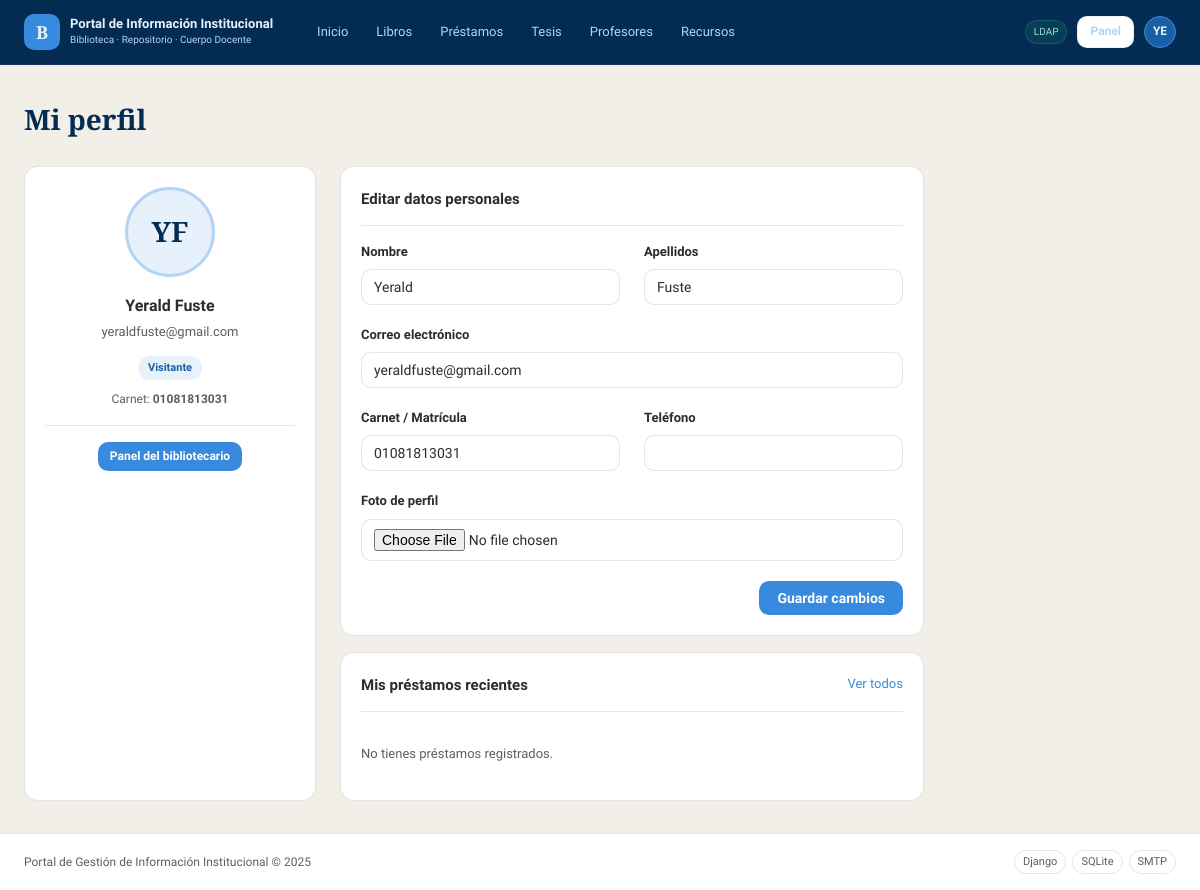
Page /biblioteca/mi-perfil/ (signed in) on the committed database.
### biblioteca/models.py (models this page shows, shortened)
class PerfilUsuario(models.Model):
    ROL_CHOICES = [
        ('estudiante',   'Estudiante'),
        ('profesor',     'Profesor'),
        ('bibliotecario','Bibliotecario'),
        ('visitante',    'Visitante'),
    ]
    usuario  = models.OneToOneField(User, on_delete=models.CASCADE,
                                     related_name='perfil')
    rol      = models.CharField(max_length=20, choices=ROL_CHOICES,
                                 default='visitante')
    carnet   = models.CharField(max_length=50, blank=True,
                                 verbose_name='Carnet / Matrícula')
    telefono = models.CharField(max_length=20, blank=True)
    foto     = models.ImageField(upload_to='perfiles/', null=True, blank=True)
    class Meta:
        verbose_name        = 'Perfil de usuario'
        verbose_name_plural = 'Perfiles de usuario'
    def iniciales(self):
        nombre = self.usuario.get_full_name() or self.usuario.username
        partes = nombre.split()
        return ''.join(p[0] for p in partes[:2]).upper()

### biblioteca/views.py (the view, shortened to what this page needs)
# urls.py: path('mi-perfil/',                        views.mi_perfil,           name='mi_perfil'),
@login_required
def mi_perfil(request):
    perfil, _ = PerfilUsuario.objects.get_or_create(usuario=request.user)
    form = PerfilForm(
        request.POST or None,
        request.FILES or None,
        instance=perfil,
        usuario=request.user
    )
    mis_prestamos = Prestamo.objects.filter(
        usuario=request.user
    ).select_related('ejemplar__libro').order_by('-fecha_prestamo')[:5]
    return render(request, 'biblioteca/mi_perfil.html', {
        'form':          form,
        'perfil':        perfil,
        'mis_prestamos': mis_prestamos,
    })

### biblioteca/forms.py
class PerfilForm(forms.ModelForm):
    first_name = forms.CharField(max_length=150, required=False, label='Nombre')
    last_name  = forms.CharField(max_length=150, required=False, label='Apellidos')
    email      = forms.EmailField(required=False, label='Correo electrónico')
    class Meta:
        model  = PerfilUsuario
        fields = ['carnet', 'telefono', 'foto']
    def __init__(self, *args, **kwargs):
        usuario = kwargs.pop('usuario', None)
        super().__init__(*args, **kwargs)
        if usuario:
            self.fields['first_name'].initial = usuario.first_name
            self.fields['last_name'].initial  = usuario.last_name
            self.fields['email'].initial      = usuario.email
        for field in self.fields.values():
            field.widget.attrs['class'] = 'form-control'

### templates/biblioteca/mi_perfil.html (shortened to what this page needs)
{% extends 'base.html' %}
{% block content %}
<div class="page-header">
  <h1 class="page-header__title">Mi perfil</h1>
</div>
<div style="display:grid; grid-template-columns:1fr 2fr; gap:1.5rem; max-width:900px;">
  <div class="card" style="text-align:center;">
    {% if perfil.foto %}
      <img src="{{ perfil.foto.url }}" alt="Foto de perfil"
           style="width:90px; height:90px; border-radius:50%; object-fit:cover;
                  border:3px solid var(--azul-palido); margin:0 auto 1rem;">
    {% else %}
      <div style="width:90px; height:90px; border-radius:50%; margin:0 auto 1rem;
                  background:var(--azul-fondo); border:3px solid var(--azul-palido);
                  display:flex; align-items:center; justify-content:center;
                  font-family:var(--fuente-titulo); font-size:28px;
                  font-weight:700; color:var(--azul-oscuro);">
        {{ perfil.iniciales }}
      </div>
    {% endif %}
    <div style="font-size:16px; font-weight:600; margin-bottom:4px;">
      {{ request.user.get_full_name|default:request.user.username }}
    </div>
    <div style="font-size:13px; color:var(--gris-medio); margin-bottom:10px;">
      {{ request.user.email|default:"Sin correo" }}
    </div>
    <span class="badge badge--info">{{ perfil.get_rol_display }}</span>
    {% if perfil.carnet %}
      <div style="margin-top:10px; font-size:12px; color:var(--gris-medio);">
        Carnet: <strong>{{ perfil.carnet }}</strong>
      </div>
    {% endif %}
    {% if request.user.is_staff %}
      <div style="margin-top:1rem; padding-top:1rem; border-top:1px solid var(--borde);">
        <a href="{% url 'biblioteca:panel' %}" class="btn btn--primary btn--sm">
          Panel del bibliotecario
        </a>
      </div>
    {% endif %}
  </div>
  <div>
    <div class="card" style="margin-bottom:1rem;">
      <div class="card__header">
        <div class="card__title">Editar datos personales</div>
      </div>
      <form method="post" enctype="multipart/form-data">
        <div style="display:grid; grid-template-columns:1fr 1fr; gap:0 1.5rem;">
          <div class="form-group">
            <label>Nombre</label>
            {{ form.first_name }}
          </div>
          <div class="form-group">
            <label>Apellidos</label>
            {{ form.last_name }}
          </div>
        </div>
        <div class="form-group">
          <label>Correo electrónico</label>
          {{ form.email }}
        </div>
        <div style="display:grid; grid-template-columns:1fr 1fr; gap:0 1.5rem;">
          <div class="form-group">
            <label>Carnet / Matrícula</label>
            {{ form.carnet }}
          </div>
          <div class="form-group">
            <label>Teléfono</label>
            {{ form.telefono }}
          </div>
        </div>
        <div class="form-group">
          <label>Foto de perfil</label>
          {{ form.foto }}
        </div>
        <div style="display:flex; justify-content:flex-end;">
          <button type="submit" class="btn btn--primary">Guardar cambios</button>
        </div>
      </form>
    </div>
    <div class="card">
      <div class="card__header">
        <div class="card__title">Mis préstamos recientes</div>
        <a href="{% url 'biblioteca:prestamo_list' %}" class="card__action">Ver todos</a>
      </div>
      {% for p in mis_prestamos %}
        <div style="display:flex; align-items:center; justify-content:space-between;
                    padding:8px 0; border-bottom:1px solid var(--borde);">
          <div style="min-width:0;">
            <div style="font-size:13px; font-weight:600; white-space:nowrap;
                        overflow:hidden; text-overflow:ellipsis;">
              {{ p.ejemplar.libro.titulo }}
            </div>
            <div style="font-size:11px; color:var(--gris-medio);">
              Hasta {{ p.fecha_devolucion|date:"d/m/Y" }}
            </div>
          </div>
          <span class="badge
            {% if p.estado == 'activo' %}badge--disponible
            {% elif p.estado == 'vencido' %}badge--prestado
            {% else %}badge--info{% endif %}">
            {{ p.get_estado_display }}
          </span>
        </div>
      {% empty %}
        <p style="font-size:13px; color:var(--gris-medio); padding:1rem 0;">
          No tienes préstamos registrados.
        </p>
      {% endfor %}
    </div>
  </div>
</div>
{% endblock %}

### templates/includes/navbar.html (shortened to what this page needs)
{% load static %}
<header class="navbar">
  <div class="navbar__inner">
    <a href="{% url 'home' %}" class="navbar__brand">
      <div class="navbar__logo">B</div>
      <div>
        <div class="navbar__title">Portal de Información Institucional</div>
        <div class="navbar__sub">Biblioteca · Repositorio · Cuerpo Docente</div>
      </div>
    </a>
    <nav class="navbar__nav">
      <a href="{% url 'home' %}" class="nav-link {% if request.resolver_match.url_name == 'home' %}nav-link--active{% endif %}">Inicio</a>
      <a href="{% url 'biblioteca:libro_list' %}" class="nav-link">Libros</a>
      <a href="{% url 'biblioteca:prestamo_list' %}" class="nav-link">Préstamos</a>
      <a href="{% url 'biblioteca:tesis_list' %}" class="nav-link">Tesis</a>
      <a href="{% url 'biblioteca:profesor_list' %}" class="nav-link">Profesores</a>
      <a href="{% url 'biblioteca:recurso_list' %}" class="nav-link">Recursos</a>
    </nav>
    <div class="navbar__auth">
      {% if user.is_authenticated %}
        <span class="ldap-badge">LDAP</span>
        {% if user.is_staff %}
          <a href="{% url 'biblioteca:panel' %}"
            class="btn btn--secondary btn--sm"
            style="color:var(--azul-palido); border-color:rgba(181,212,244,0.3);">
            Panel
          </a>
        {% endif %}
        <div class="user-menu">
          <div class="user-avatar">{{ user.username|slice:":2"|upper }}</div>
        </div>
      {% else %}
        <a href="{% url 'login' %}" class="btn btn--primary btn--sm">Iniciar sesión</a>
      {% endif %}
    </div>
  </div>
</header>

### static/css/main.css (style rules this page uses)
:root { --azul-oscuro: #042C53; --azul-medio: #0C447C; --azul: #185FA5; --azul-claro: #378ADD; --azul-palido: #B5D4F4; --azul-fondo: #E6F1FB; --verde: #1D9E75; --verde-fondo: #E1F5EE; --rojo: #E24B4A; --rojo-fondo: #FCEBEB; --ambar: #EF9F27; --ambar-fondo: #FAEEDA; --gris-texto: #2C2C2A; --gris-medio: #5F5E5A; --gris-suave: #B4B2A9; --gris-fondo: #F1EFE8; --blanco: #ffffff; --borde: rgba(44,44,42,0.12); --sombra: 0 1px 4px rgba(0,0,0,0.08); --radio-sm: 6px; --radio-md: 10px; --radio-lg: 14px; --radio-pill: 999px; --fuente-titulo: 'Playfair Display', Georgia, serif; --fuente-cuerpo: 'Source Sans 3', system-ui, sans-serif; }
*, *::before, *::after { box-sizing: border-box; margin: 0; padding: 0; }
html { font-size: 16px; }
body { font-family: var(--fuente-cuerpo); background: var(--gris-fondo); color: var(--gris-texto); line-height: 1.6; min-height: 100vh; display: flex; flex-direction: column; }
a { color: var(--azul-claro); text-decoration: none; }
.navbar { background: var(--azul-oscuro); position: sticky; top: 0; z-index: 100; border-bottom: 1px solid rgba(255,255,255,0.06); }
.navbar__inner { max-width: 1280px; margin: 0 auto; padding: 0 1.5rem; height: 64px; display: flex; align-items: center; gap: 2rem; }
.navbar__brand { display: flex; align-items: center; gap: 10px; text-decoration: none; flex-shrink: 0; }
.navbar__logo { width: 36px; height: 36px; border-radius: var(--radio-md); background: var(--azul-claro); display: flex; align-items: center; justify-content: center; font-family: var(--fuente-titulo); font-size: 18px; font-weight: 700; color: var(--azul-fondo); }
.navbar__title { font-size: 13px; font-weight: 600; color: var(--azul-fondo); line-height: 1.2; }
.navbar__sub { font-size: 10px; color: var(--azul-palido); font-weight: 300; }
.navbar__nav { display: flex; align-items: center; gap: 4px; flex: 1; }
.nav-link { font-size: 13px; color: var(--azul-palido); font-weight: 400; padding: 6px 12px; border-radius: var(--radio-pill); transition: background 0.15s, color 0.15s; }
.navbar__auth { display: flex; align-items: center; gap: 10px; margin-left: auto; }
.ldap-badge { font-size: 10px; color: #9FE1CB; background: rgba(29,158,117,0.15); border: 1px solid rgba(29,158,117,0.35); padding: 3px 8px; border-radius: var(--radio-pill); }
.user-menu { position: relative; }
.user-avatar { width: 32px; height: 32px; border-radius: 50%; background: var(--azul); border: 1px solid var(--azul-claro); display: flex; align-items: center; justify-content: center; font-size: 12px; font-weight: 600; color: var(--azul-fondo); cursor: pointer; }
.btn { display: inline-flex; align-items: center; gap: 6px; padding: 9px 18px; border-radius: var(--radio-md); font-size: 14px; font-weight: 600; font-family: var(--fuente-cuerpo); cursor: pointer; border: none; transition: opacity 0.15s, transform 0.1s; text-decoration: none; }
.btn--primary { background: var(--azul-claro); color: var(--blanco); }
.btn--secondary { background: var(--blanco); color: var(--gris-texto); border: 1px solid var(--borde); }
.btn--sm { padding: 5px 12px; font-size: 12px; }
.card { background: var(--blanco); border: 1px solid var(--borde); border-radius: var(--radio-lg); padding: 1.25rem; }
.card__header { display: flex; align-items: center; justify-content: space-between; padding-bottom: 0.875rem; border-bottom: 1px solid var(--borde); margin-bottom: 1rem; }
.card__title { font-size: 15px; font-weight: 600; color: var(--gris-texto); display: flex; align-items: center; gap: 8px; }
.card__action { font-size: 13px; color: var(--azul-claro); }
.badge { font-size: 11px; font-weight: 600; padding: 3px 10px; border-radius: var(--radio-pill); display: inline-block; }
.badge--info { background: var(--azul-fondo); color: var(--azul); }
.form-group { margin-bottom: 1.25rem; }
.form-group label { display: block; font-size: 13px; font-weight: 600; color: var(--gris-texto); margin-bottom: 0.4rem; }
.form-group input, .form-group select, .form-group textarea { width: 100%; padding: 9px 12px; border: 1px solid var(--borde); border-radius: var(--radio-md); font-size: 14px; font-family: var(--fuente-cuerpo); color: var(--gris-texto); background: var(--blanco); transition: border-color 0.15s; }
.page-header { display: flex; align-items: flex-start; justify-content: space-between; margin-bottom: 1.5rem; }
.page-header__title { font-family: var(--fuente-titulo); font-size: 28px; font-weight: 700; color: var(--azul-oscuro); }

### rows in the picture
PerfilUsuario: iniciales "YF", rol "Visitante", carnet "01081813031"

### other values in the picture
{{ user.username|slice:":2"|upper }} "YE"
{{ request.user.get_full_name|default:request.user.username }} "Yerald Fuste"
{{ request.user.email|default:"Sin correo" }} "yeraldfuste@gmail.com"
